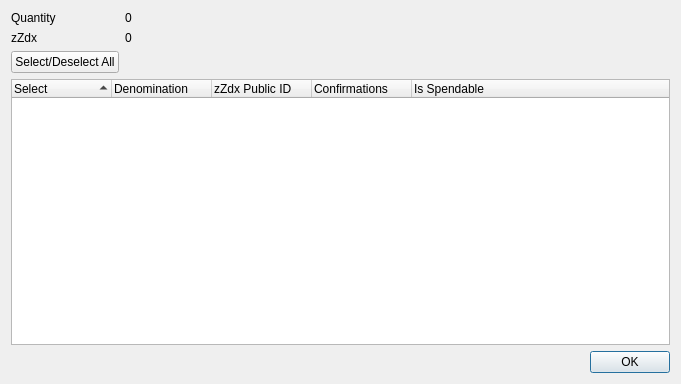
<?xml version="1.0" encoding="UTF-8"?>
<ui version="4.0">
 <class>ZZdxControlDialog</class>
 <widget class="QDialog" name="ZZdxControlDialog">
  <property name="geometry">
   <rect>
    <x>0</x>
    <y>0</y>
    <width>681</width>
    <height>384</height>
   </rect>
  </property>
  <property name="minimumSize">
   <size>
    <width>681</width>
    <height>384</height>
   </size>
  </property>
  <property name="windowTitle">
   <string>Select zZdx to Spend</string>
  </property>
  <layout class="QGridLayout" name="gridLayout">
   <item row="0" column="0">
    <layout class="QFormLayout" name="formLayout">
     <property name="sizeConstraint">
      <enum>QLayout::SetDefaultConstraint</enum>
     </property>
     <item row="0" column="0">
      <widget class="QLabel" name="labelQuantity">
       <property name="text">
        <string>Quantity</string>
       </property>
      </widget>
     </item>
     <item row="0" column="1">
      <widget class="QLabel" name="labelQuantity_int">
       <property name="text">
        <string>0</string>
       </property>
      </widget>
     </item>
     <item row="1" column="0">
      <widget class="QLabel" name="labelZZdx">
       <property name="text">
        <string>zZdx</string>
       </property>
      </widget>
     </item>
     <item row="1" column="1">
      <widget class="QLabel" name="labelZZdx_int">
       <property name="text">
        <string>0</string>
       </property>
      </widget>
     </item>
     <item row="2" column="0">
      <widget class="QPushButton" name="pushButtonAll">
       <property name="text">
        <string>Select/Deselect All</string>
       </property>
      </widget>
     </item>
    </layout>
   </item>
   <item row="1" column="0">
    <layout class="QVBoxLayout" name="verticalLayout">
     <item>
      <widget class="QTreeWidget" name="treeWidget">
       <property name="minimumSize">
        <size>
         <width>0</width>
         <height>250</height>
        </size>
       </property>
       <property name="alternatingRowColors">
        <bool>true</bool>
       </property>
       <property name="sortingEnabled">
        <bool>true</bool>
       </property>
       <property name="columnCount">
        <number>5</number>
       </property>
       <attribute name="headerDefaultSectionSize">
        <number>100</number>
       </attribute>
       <column>
        <property name="text">
         <string notr="true">Select</string>
        </property>
       </column>
       <column>
        <property name="text">
         <string notr="true">Denomination</string>
        </property>
       </column>
       <column>
        <property name="text">
         <string notr="true">zZdx Public ID</string>
        </property>
       </column>
       <column>
        <property name="text">
         <string notr="true">Confirmations</string>
        </property>
       </column>
       <column>
        <property name="text">
         <string>Is Spendable</string>
        </property>
       </column>
      </widget>
     </item>
     <item>
      <widget class="QDialogButtonBox" name="buttonBox">
       <property name="orientation">
        <enum>Qt::Horizontal</enum>
       </property>
       <property name="standardButtons">
        <set>QDialogButtonBox::Ok</set>
       </property>
      </widget>
     </item>
    </layout>
   </item>
  </layout>
 </widget>
 <resources/>
 <connections>
  <connection>
   <sender>buttonBox</sender>
   <signal>accepted()</signal>
   <receiver>ZZdxControlDialog</receiver>
   <slot>accept()</slot>
   <hints>
    <hint type="sourcelabel">
     <x>248</x>
     <y>254</y>
    </hint>
    <hint type="destinationlabel">
     <x>157</x>
     <y>274</y>
    </hint>
   </hints>
  </connection>
  <connection>
   <sender>buttonBox</sender>
   <signal>rejected()</signal>
   <receiver>ZZdxControlDialog</receiver>
   <slot>reject()</slot>
   <hints>
    <hint type="sourcelabel">
     <x>316</x>
     <y>260</y>
    </hint>
    <hint type="destinationlabel">
     <x>286</x>
     <y>274</y>
    </hint>
   </hints>
  </connection>
 </connections>
</ui>
